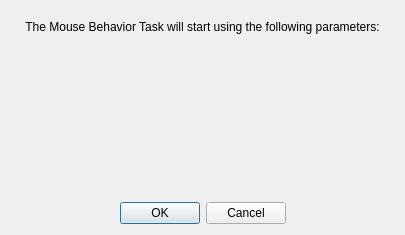
<?xml version="1.0" encoding="UTF-8"?>
<ui version="4.0">
 <class>TaskSettingsConfirm</class>
 <widget class="QDialog" name="TaskSettingsConfirm">
  <property name="enabled">
   <bool>true</bool>
  </property>
  <property name="geometry">
   <rect>
    <x>0</x>
    <y>0</y>
    <width>405</width>
    <height>235</height>
   </rect>
  </property>
  <property name="sizePolicy">
   <sizepolicy hsizetype="Preferred" vsizetype="Expanding">
    <horstretch>0</horstretch>
    <verstretch>0</verstretch>
   </sizepolicy>
  </property>
  <property name="windowTitle">
   <string>Confirmation</string>
  </property>
  <property name="modal">
   <bool>true</bool>
  </property>
  <layout class="QVBoxLayout" name="verticalLayout">
   <item>
    <widget class="QLabel" name="confirmation_label">
     <property name="text">
      <string>The Mouse Behavior Task will start using the following parameters:</string>
     </property>
     <property name="alignment">
      <set>Qt::AlignCenter</set>
     </property>
     <property name="wordWrap">
      <bool>false</bool>
     </property>
    </widget>
   </item>
   <item>
    <widget class="QLabel" name="com_port_label">
     <property name="text">
      <string/>
     </property>
     <property name="alignment">
      <set>Qt::AlignCenter</set>
     </property>
    </widget>
   </item>
   <item>
    <widget class="QLabel" name="parameters_label">
     <property name="text">
      <string/>
     </property>
     <property name="alignment">
      <set>Qt::AlignCenter</set>
     </property>
    </widget>
   </item>
   <item>
    <widget class="QLabel" name="mouse_label">
     <property name="text">
      <string/>
     </property>
     <property name="alignment">
      <set>Qt::AlignCenter</set>
     </property>
    </widget>
   </item>
   <item>
    <widget class="QLabel" name="mass_label">
     <property name="text">
      <string/>
     </property>
     <property name="alignment">
      <set>Qt::AlignCenter</set>
     </property>
    </widget>
   </item>
   <item>
    <widget class="QDialogButtonBox" name="confirmation_button_box">
     <property name="sizePolicy">
      <sizepolicy hsizetype="Preferred" vsizetype="Fixed">
       <horstretch>0</horstretch>
       <verstretch>0</verstretch>
      </sizepolicy>
     </property>
     <property name="orientation">
      <enum>Qt::Horizontal</enum>
     </property>
     <property name="standardButtons">
      <set>QDialogButtonBox::Cancel|QDialogButtonBox::Ok</set>
     </property>
     <property name="centerButtons">
      <bool>true</bool>
     </property>
    </widget>
   </item>
  </layout>
 </widget>
 <resources/>
 <connections/>
</ui>
